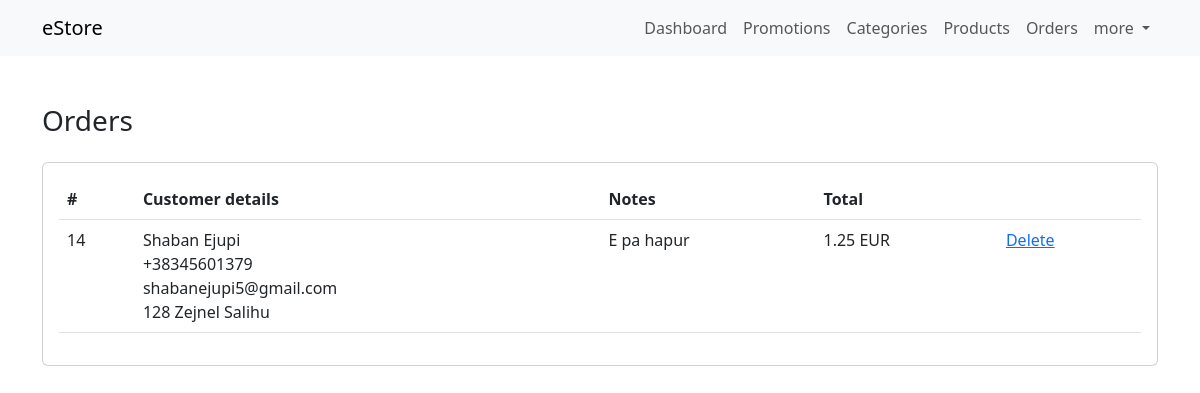
The app's page /dashboard/orders/index.php (signed in), older data.
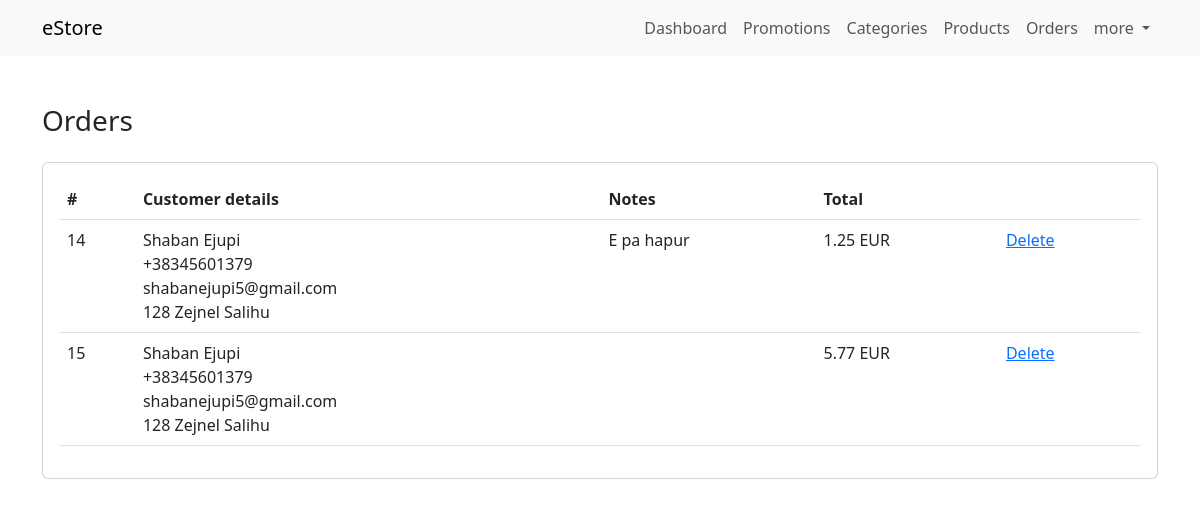
The same page, newer data.
### tables this page shows
CREATE TABLE `orders` (
  `id` int(11) NOT NULL,
  `user_id` int(11) NOT NULL,
  `customer_data` text NOT NULL,
  `notes` text,
  `total` float NOT NULL
);

### classes/Database.php (called while the page is built)
<?php
class Database {
    private static $instance = null;
    private $connection = null;
    public function __construct() {
        $this->connection = new mysqli('localhost', 'root', '', 'estore');
    }
    public static function getInstance() {
        if(!self::$instance) {
            self::$instance = new self;
        }
        return self::$instance;
    }
    function getConnection() {
        return $this->connection;
    }
}

### classes/CRUD.php (called while the page is built, shortened)
<?php
include 'Database.php';
class CRUD {
    private $mysqli;
    public function __construct() {
        $db = Database::getInstance();
        $this->mysqli = $db->getConnection();
    }
    public function read($table, $condition = [], $limit = null, $order = []) {
        $sql = "SELECT * FROM `".$table."`";
        $items = [];
        if($query = $this->mysqli->query($sql)) {
            if($query->num_rows > 0) {
                while($row = $query->fetch_assoc()) {
                    $items[] = $row;
                }
            }
            return $items;
        } else {
            return $this->mysqli->error;
        }
    }
}

### dashboard/orders/index.php (the view)
<?php
    include('../includes/header.php');
    include('../../classes/CRUD.php');
    $crud = new CRUD;
    if(isset($_SESSION['role']) && $_SESSION['role'] == 'admin') {
        $orders = $crud->read('orders');
    } else if(isset($_SESSION['role']) && $_SESSION['role'] == 'customer') {
        $orders = $crud->read('orders', ['column' => 3, 'value' => $_SESSION['id']]);
    }
?>
<div class="dashboard my-5">
    <div class="container">
        <h3 class="mb-4">Orders</h3>
        <div class="card">
            <div class="card-body">
                <?php if(count($orders) > 0): ?>
                <div class="table-responsive">
                    <table class="table table-borderd">
                        <tbody>
                            <tr>
                                <th>#</th>
                                <th>Customer details</th>
                                <th>Notes</th>
                                <th>Total</th>
                                <th></th>
                            </tr>
                            <?php foreach($orders as $order): ?>
                            <tr>
                                <td><?= $order['id'] ?></td>
                                <td><?= $order['customer_data'] ?></td>
                                <td><?= $order['notes'] ?></td>
                                <td><?= $order['total'] ?> EUR</td>
                                <td>
                                    <a href="?action=delete&id=<?= $order['id'] ?>">Delete</a>
                                </td>
                            </tr>
                            <?php endforeach; ?>
                        </tbody>
                    </table>
                </div>
                <?php else: ?>
                <p>0 Orders</p>
                <?php endif; ?>
            </div>
        </div>
    </div>
</div>
<?php include('../includes/footer.php'); ?>

Row changes from the older to the newer data that the page shows:
added orders: id "15", customer_data "Shaban Ejupi +38345601379 shabanejupi5@gmail.com 128 Zejnel Salihu", total "5.77"
